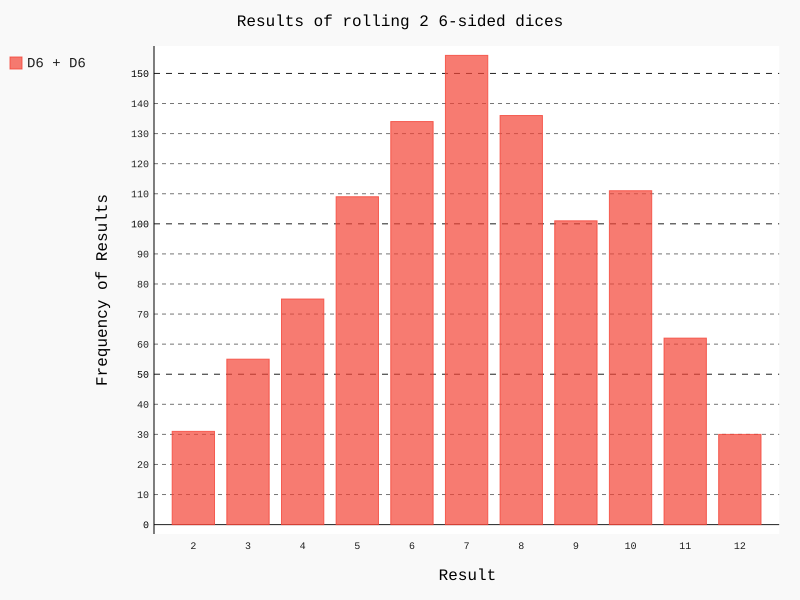

Here is the Python script that generated this plot:
import pygal
from die import Die

die_1 = Die()
die_2 = Die()

results = []
for roll_num in range(1000):
    result = die_1.roll() + die_2.roll()
    results.append(result)

frequencies = []
max_result = die_1.num_sides + die_2.num_sides
for value in range(2, max_result + 1):
    frequency = results.count(value)
    frequencies.append(frequency)

#making a histogram
hist = pygal.Bar()
hist.title = 'Results of rolling 2 6-sided dices'
hist.x_labels = ['2', '3', '4', '5', '6', '7', '8', '9', '10', '11', '12']
hist.x_title = 'Result'
hist.y_title = 'Frequency of Results'

hist.add('D6 + D6', frequencies)
hist.render_to_file('dice_visual.svg')
